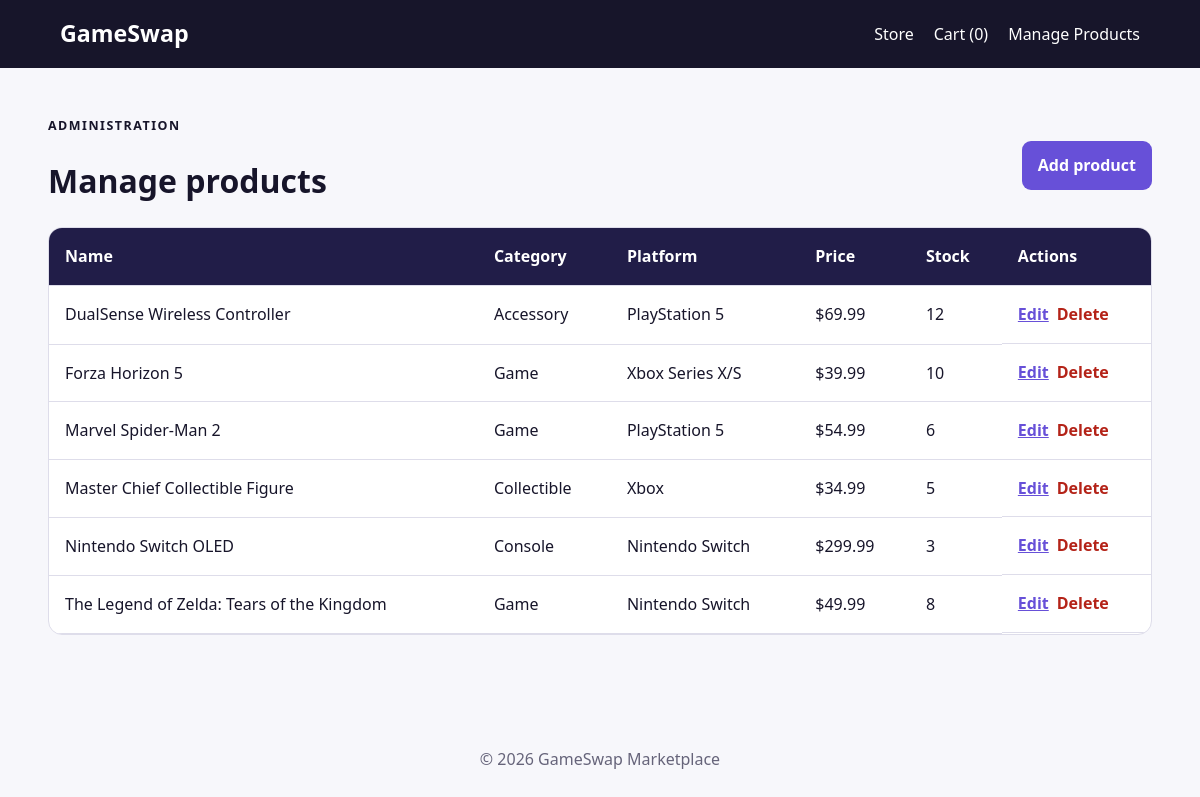
Screenshot of /GameSwap/public/index.php?route=admin with the database file from the repository.
### tables this page shows
CREATE TABLE products (
    id INT UNSIGNED AUTO_INCREMENT PRIMARY KEY,
    name VARCHAR(120) NOT NULL,
    category VARCHAR(50) NOT NULL,
    platform VARCHAR(50) NOT NULL DEFAULT '',
    description VARCHAR(500) NOT NULL DEFAULT '',
    price DECIMAL(10,2) UNSIGNED NOT NULL,
    stock_quantity INT UNSIGNED NOT NULL DEFAULT 0,
    image_url VARCHAR(255) NOT NULL DEFAULT '',
    created_at TIMESTAMP NOT NULL DEFAULT CURRENT_TIMESTAMP,
    updated_at TIMESTAMP NOT NULL DEFAULT CURRENT_TIMESTAMP ON UPDATE CURRENT_TIMESTAMP
);

### GameSwap/app/controllers/BaseController.php (called while the page is built, shortened)
<?php
abstract class BaseController
{
    protected function render(string $view, array $data = []): void
    {
        extract($data, EXTR_SKIP);
        require __DIR__ . '/../views/' . $view . '.php';
        require __DIR__ . '/../views/layouts/main.php';
    }
}

### GameSwap/app/controllers/AdminController.php (called while the page is built, shortened)
<?php
final class AdminController extends BaseController
{
    public function index(): void
    {
        $this->render('admin/index', ['products' => $this->products->all()]);
    }
}

### GameSwap/app/models/Product.php (called while the page is built, shortened)
<?php
final class Product
{
    public function all(): array
    {
        return $this->db->query(
            'SELECT id, name, category, platform, description, price, stock_quantity, image_url
             FROM products ORDER BY name'
        )->fetchAll();
    }
}

### GameSwap/app/views/admin/index.php (the view)
<div class="heading-row"><div><p class="eyebrow">Administration</p><h1>Manage products</h1></div><a class="button" href="index.php?route=admin/form">Add product</a></div>
<div class="table-wrap"><table>
<thead><tr><th>Name</th><th>Category</th><th>Platform</th><th>Price</th><th>Stock</th><th>Actions</th></tr></thead>
<tbody><?php foreach ($products as $product): ?><tr>
<td><?= htmlspecialchars($product['name']) ?></td><td><?= htmlspecialchars($product['category']) ?></td><td><?= htmlspecialchars($product['platform']) ?></td><td>$<?= number_format((float) $product['price'], 2) ?></td><td><?= (int) $product['stock_quantity'] ?></td>
<td class="actions"><a href="index.php?route=admin/form&id=<?= (int) $product['id'] ?>">Edit</a><form action="index.php?route=admin/delete" method="post" onsubmit="return confirm('Delete this product?')"><input type="hidden" name="id" value="<?= (int) $product['id'] ?>"><button class="link-danger">Delete</button></form></td>
</tr><?php endforeach; ?></tbody></table></div>

### GameSwap/public/assets/css/style.css (style rules this page uses)
:root { --ink:#17152a;--muted:#66647a;--paper:#f7f7fb;--card:#fff;--purple:#6750d8;--purple-dark:#4a36b0;--accent:#30d1a2;--danger:#b42318;--line:#deddea }
* { box-sizing:border-box }
body { margin:0;background:var(--paper);color:var(--ink);font:16px/1.55 system-ui,-apple-system,Segoe UI,sans-serif }
.eyebrow,.tag { text-transform:uppercase;letter-spacing:.12em;font-size:.78rem;font-weight:800 }
.product-meta,.heading-row,.cart-summary { display:flex;align-items:center;justify-content:space-between;gap:1rem }
button,.button { display:inline-block;border:0;border-radius:9px;padding:.75rem 1rem;background:var(--purple);color:#fff;font:inherit;font-weight:750;text-decoration:none;cursor:pointer }
.table-wrap { overflow-x:auto;background:#fff;border:1px solid var(--line);border-radius:14px }
table { width:100%;border-collapse:collapse }
th,td { text-align:left;padding:1rem;border-bottom:1px solid var(--line) }
th { background:#211d48;color:#fff }
.inline-form,.actions { display:flex;gap:.5rem;align-items:center }
.actions form { margin:0 }
.actions a,.link-danger { background:none;padding:0;color:var(--purple);font-weight:700 }
.link-danger { color:var(--danger) }

### rows the page displays
products: name "DualSense Wireless Controller", category "Accessory", platform "PlayStation 5", price "69.99", stock_quantity "12"
products: name "Forza Horizon 5", category "Game", platform "Xbox Series X/S", price "39.99", stock_quantity "10"
products: name "Marvel Spider-Man 2", category "Game", platform "PlayStation 5", price "54.99", stock_quantity "6"
products: name "Master Chief Collectible Figure", category "Collectible", platform "Xbox", price "34.99", stock_quantity "5"
products: name "Nintendo Switch OLED", category "Console", platform "Nintendo Switch", price "299.99", stock_quantity "3"
products: name "The Legend of Zelda: Tears of the Kingdom", category "Game", platform "Nintendo Switch", price "49.99", stock_quantity "8"

### other values shown
Cart::count() "0"
